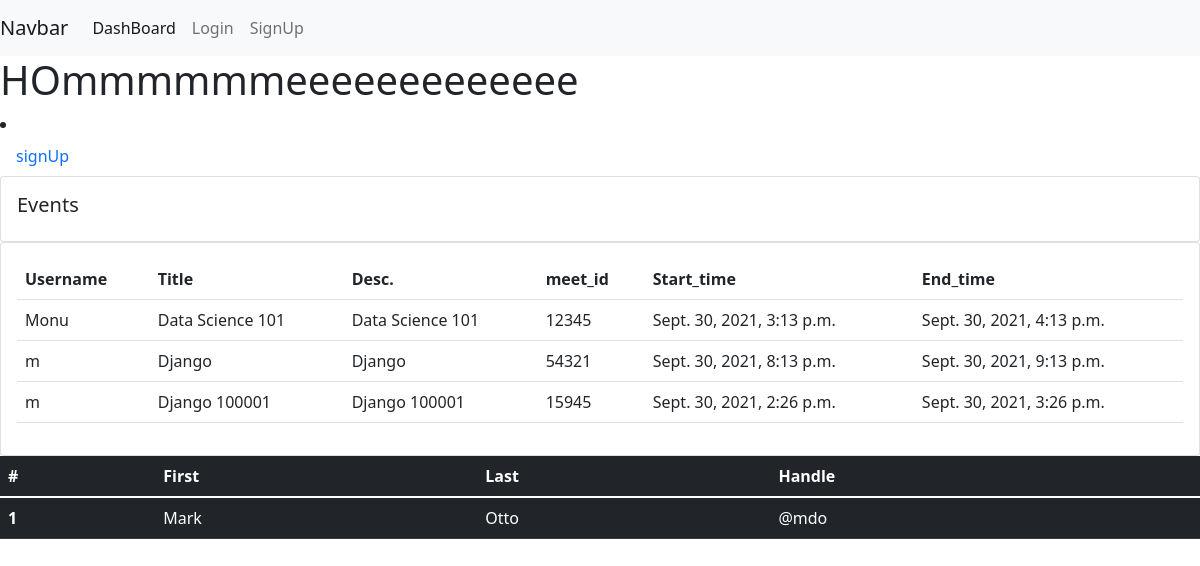
The page / on the database its author committed.
### users/models.py (models this page shows, shortened)
class Events(models.Model):
    user = models.ForeignKey(Customer, on_delete=models.CASCADE,null=True)
    title = models.CharField(max_length=100,null=True)
    meet_id = models.CharField(max_length=5, unique=True)
    description = models.TextField(max_length=250, default='')
    start_time = models.DateTimeField(default=timezone.now)
    end_time = models.DateTimeField(default=timezone.now)

class Customer(models.Model):
    name = models.CharField(max_length=100, null=True)
    email =models.EmailField(null=True)
    def __str__(self):
        return self.name

### users/views.py (the view)
# urls.py: 2. Add a URL to urlpatterns:  path('', views.home, name='home')
def home(request):
    events= Events.objects.all()
    return render(request,'users/home.html',{'events':events ,})

### users/templates/users/home.html
{% extends 'users/base.html'%}
{% block body%}
  <h1>HOmmmmmmeeeeeeeeeeeee</h1>
<li class="nav-item">
        <a class="nav-link" href="{% url 'login_view' %}">signUp</a>
      </li>
<div class="row">
    <div class="col-md">
        <div class="card card-body">
            <h5>Events</h5>
        </div>
        <div class="card card-body">
            <table class="table">
                <tr>
                    <th>Username</th>
                    <th>Title</th>
                    <th>Desc.</th>
                    <th>meet_id</th>
                    <th>Start_time</th>
                    <th>End_time</th>
                </tr>
                {% for i in events %}
                <tr>
                    <td>{{i.user}}</td>
                    <td>{{i.title}}</td>
                    <td>{{i.description}}</td>
                    <td>{{i.meet_id}}</td>
                    <td>{{i.start_time}}</td>
                    <td>{{i.end_time}}</td>
                </tr>
                {% endfor %}
            </table>
        </div>
    </div>
</div>
<table class="table table-dark">
  <thead>
    <tr>
      <th scope="col">#</th>
      <th scope="col">First</th>
      <th scope="col">Last</th>
      <th scope="col">Handle</th>
    </tr>
  </thead>
  <tbody>
    <tr>
      <th scope="row">1</th>
      <td>Mark</td>
      <td>Otto</td>
      <td>@mdo</td>
    </tr>
  </tbody>
</table>
{% endblock body%}

### users/templates/users/base.html (shortened to what this page needs)
<!doctype html>
<html lang="en">
  <head>
    <link href="https://cdn.jsdelivr.net/npm/bootstrap@5.1.1/dist/css/bootstrap.min.css" rel="stylesheet">
  </head>
  <body>
  {% include 'users/navbar.html' %}
  {% block body%}{% endblock body%}
  </body>
</html>

### users/templates/users/navbar.html (shortened to what this page needs)
<nav class="navbar navbar-expand-lg navbar-light bg-light">
  <a class="navbar-brand" href="#">Navbar</a>
  <div class="collapse navbar-collapse" id="navbarNavAltMarkup">
    <div class="navbar-nav">
      <a class="nav-item nav-link active" href="{% url 'home' %}">DashBoard </a>
      <a class="nav-item nav-link" href="{% url 'login_view' %}">Login </a>
      <a class="nav-item nav-link" href="">SignUp</a>
    </div>
  </div>
</nav>

### rows shown on the page
Events: user "Monu", title "Data Science 101", description "Data Science 101", meet_id "12345", start_time "Sept. 30, 2021, 3:13 p.m.", end_time "Sept. 30, 2021, 4:13 p.m."
Events: user "m", title "Django", description "Django", meet_id "54321", start_time "Sept. 30, 2021, 8:13 p.m.", end_time "Sept. 30, 2021, 9:13 p.m."
Events: user "m", title "Django 100001", description "Django 100001", meet_id "15945", start_time "Sept. 30, 2021, 2:26 p.m.", end_time "Sept. 30, 2021, 3:26 p.m."
